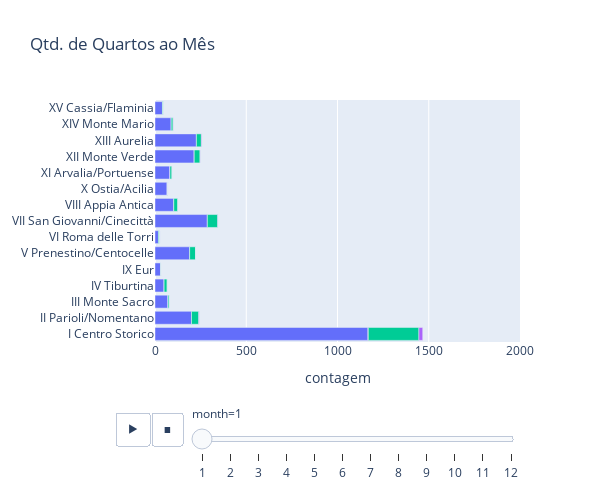

Source (notebook cell):
### Code cell
fig_qtd_quartos_bairro = px.bar(
    qtd_quartos_bairro,             ## Data Frame da média da qtd de qurtos disporníveis por mÊs
    x="contagem",                   ## Eixo x representa a contagem da quantidade
    y="neighbourhood",              ## eixo y é os bairros
    color="room_type",              ## Diferencia os tipos de bairros por cores.
    animation_frame="month",        ## Cria uma animação ao longo do tempo.
    title="Qtd. de Quartos ao Mês ", ## Título do Gráfico
    width=600,                      ## Largura da figura em pixels
    height=500,                     ## Altura da figura em pixels
    range_x = [0, 2000]

)
fig_qtd_quartos_bairro.update_layout(showlegend=False)
fig_qtd_quartos_bairro.update_yaxes(title_text=None, automargin=True )
fig_qtd_quartos_bairro.show()

### Figure 1 — Plotly figure (JSON) as saved in the notebook; plotly's stock layout.template omitted (floating-point values rounded to 4 significant figures)
{"data": [{"alignmentgroup": "True", "hovertemplate": "room_type=Casa/Apt Inteiro<br>month=1<br>contagem=%{x}<br>neighbourhood=%{y}<extra></extra>", "legendgroup": "Casa/Apt Inteiro", "marker": {"color": "#636efa", "pattern": {"shape": ""}}, "name": "Casa/Apt Inteiro", "offsetgroup": "Casa/Apt Inteiro", "orientation": "h", "showlegend": true, "textposition": "auto", "type": "bar", "x": [1167, 200, 71, 50, 32, 190, 19, 287, 103, 67, 82, 215, 227, 89, 41], "xaxis": "x", "y": ["I Centro Storico", "II Parioli/Nomentano", "III Monte Sacro", "IV Tiburtina", "IX Eur", "V Prenestino/Centocelle", "VI Roma delle Torri", "VII San Giovanni/Cinecittà", "VIII Appia Antica", "X Ostia/Acilia", "XI Arvalia/Portuense", "XII Monte Verde", "XIII Aurelia", "XIV Monte Mario", "XV Cassia/Flaminia"], "yaxis": "y"}, {"alignmentgroup": "True", "hovertemplate": "room_type=Quarto Compartilhado<br>month=1<br>contagem=%{x}<br>neighbourhood=%{y}<extra></extra>", "legendgroup": "Quarto Compartilhado", "marker": {"color": "#EF553B", "pattern": {"shape": ""}}, "name": "Quarto Compartilhado", "offsetgroup": "Quarto Compartilhado", "orientation": "h", "showlegend": true, "textposition": "auto", "type": "bar", "x": [2, 0, 0, 0, 0, 0, 0, 0, 0, 0, 0, 0, 0, 0, 0], "xaxis": "x", "y": ["I Centro Storico", "II Parioli/Nomentano", "III Monte Sacro", "IV Tiburtina", "IX Eur", "V Prenestino/Centocelle", "VI Roma delle Torri", "VII San Giovanni/Cinecittà", "VIII Appia Antica", "X Ostia/Acilia", "XI Arvalia/Portuense", "XII Monte Verde", "XIII Aurelia", "XIV Monte Mario", "XV Cassia/Flaminia"], "yaxis": "y"}, {"alignmentgroup": "True", "hovertemplate": "room_type=Quarto Privado<br>month=1<br>contagem=%{x}<br>neighbourhood=%{y}<extra></extra>", "legendgroup": "Quarto Privado", "marker": {"color": "#00cc96", "pattern": {"shape": ""}}, "name": "Quarto Privado", "offsetgroup": "Quarto Privado", "orientation": "h", "showlegend": true, "textposition": "auto", "type": "bar", "x": [277, 40, 7, 17, 1, 32, 6, 57, 22, 2, 11, 32, 27, 10, 4], "xaxis": "x", "y": ["I Centro Storico", "II Parioli/Nomentano", "III Monte Sacro", "IV Tiburtina", "IX Eur", "V Prenestino/Centocelle", "VI Roma delle Torri", "VII San Giovanni/Cinecittà", "VIII Appia Antica", "X Ostia/Acilia", "XI Arvalia/Portuense", "XII Monte Verde", "XIII Aurelia", "XIV Monte Mario", "XV Cassia/Flaminia"], "yaxis": "y"}, {"alignmentgroup": "True", "hovertemplate": "room_type=Quarto de Hotel<br>month=1<br>contagem=%{x}<br>neighbourhood=%{y}<extra></extra>", "legendgroup": "Quarto de Hotel", "marker": {"color": "#ab63fa", "pattern": {"shape": ""}}, "name": "Quarto de Hotel", "offsetgroup": "Quarto de Hotel", "orientation": "h", "showlegend": true, "textposition": "auto", "type": "bar", "x": [21, 2, 0, 0, 0, 0, 0, 1, 0, 0, 0, 1, 3, 1, 0], "xaxis": "x", "y": ["I Centro Storico", "II Parioli/Nomentano", "III Monte Sacro", "IV Tiburtina", "IX Eur", "V Prenestino/Centocelle", "VI Roma delle Torri", "VII San Giovanni/Cinecittà", "VIII Appia Antica", "X Ostia/Acilia", "XI Arvalia/Portuense", "XII Monte Verde", "XIII Aurelia", "XIV Monte Mario", "XV Cassia/Flaminia"], "yaxis": "y"}], "layout": {"barmode": "relative", "height": 500, "legend": {"title": {"text": "room_type"}, "tracegroupgap": 0}, "showlegend": false, "sliders": [{"active": 0, "currentvalue": {"prefix": "month="}, "len": 0.9, "pad": {"b": 10, "t": 60}, "steps": [{"args": [["1"], {"frame": {"duration": 0, "redraw": true}, "fromcurrent": true, "mode": "immediate", "transition": {"duration": 0, "easing": "linear"}}], "label": "1", "method": "animate"}, {"args": [["2"], {"frame": {"duration": 0, "redraw": true}, "fromcurrent": true, "mode": "immediate", "transition": {"duration": 0, "easing": "linear"}}], "label": "2", "method": "animate"}, {"args": [["3"], {"frame": {"duration": 0, "redraw": true}, "fromcurrent": true, "mode": "immediate", "transition": {"duration": 0, "easing": "linear"}}], "label": "3", "method": "animate"}, {"args": [["4"], {"frame": {"duration": 0, "redraw": true}, "fromcurrent": true, "mode": "immediate", "transition": {"duration": 0, "easing": "linear"}}], "label": "4", "method": "animate"}, {"args": [["5"], {"frame": {"duration": 0, "redraw": true}, "fromcurrent": true, "mode": "immediate", "transition": {"duration": 0, "easing": "linear"}}], "label": "5", "method": "animate"}, {"args": [["6"], {"frame": {"duration": 0, "redraw": true}, "fromcurrent": true, "mode": "immediate", "transition": {"duration": 0, "easing": "linear"}}], "label": "6", "method": "animate"}, {"args": [["7"], {"frame": {"duration": 0, "redraw": true}, "fromcurrent": true, "mode": "immediate", "transition": {"duration": 0, "easing": "linear"}}], "label": "7", "method": "animate"}, {"args": [["8"], {"frame": {"duration": 0, "redraw": true}, "fromcurrent": true, "mode": "immediate", "transition": {"duration": 0, "easing": "linear"}}], "label": "8", "method": "animate"}, {"args": [["9"], {"frame": {"duration": 0, "redraw": true}, "fromcurrent": true, "mode": "immediate", "transition": {"duration": 0, "easing": "linear"}}], "label": "9", "method": "animate"}, {"args": [["10"], {"frame": {"duration": 0, "redraw": true}, "fromcurrent": true, "mode": "immediate", "transition": {"duration": 0, "easing": "linear"}}], "label": "10", "method": "animate"}, {"args": [["11"], {"frame": {"duration": 0, "redraw": true}, "fromcurrent": true, "mode": "immediate", "transition": {"duration": 0, "easing": "linear"}}], "label": "11", "method": "animate"}, {"args": [["12"], {"frame": {"duration": 0, "redraw": true}, "fromcurrent": true, "mode": "immediate", "transition": {"duration": 0, "easing": "linear"}}], "label": "12", "method": "animate"}], "x": 0.1, "xanchor": "left", "y": 0, "yanchor": "top"}], "title": {"text": "Qtd. de Quartos ao Mês "}, "updatemenus": [{"buttons": [{"args": [null, {"frame": {"duration": 500, "redraw": true}, "fromcurrent": true, "mode": "immediate", "transition": {"duration": 500, "easing": "linear"}}], "label": "&#9654;", "method": "animate"}, {"args": [[null], {"frame": {"duration": 0, "redraw": true}, "fromcurrent": true, "mode": "immediate", "transition": {"duration": 0, "easing": "linear"}}], "label": "&#9724;", "method": "animate"}], "direction": "left", "pad": {"r": 10, "t": 70}, "showactive": false, "type": "buttons", "x": 0.1, "xanchor": "right", "y": 0, "yanchor": "top"}], "width": 600, "xaxis": {"anchor": "y", "domain": [0, 1], "range": [0, 2000], "title": {"text": "contagem"}}, "yaxis": {"anchor": "x", "automargin": true, "domain": [0, 1], "title": {}}}}
